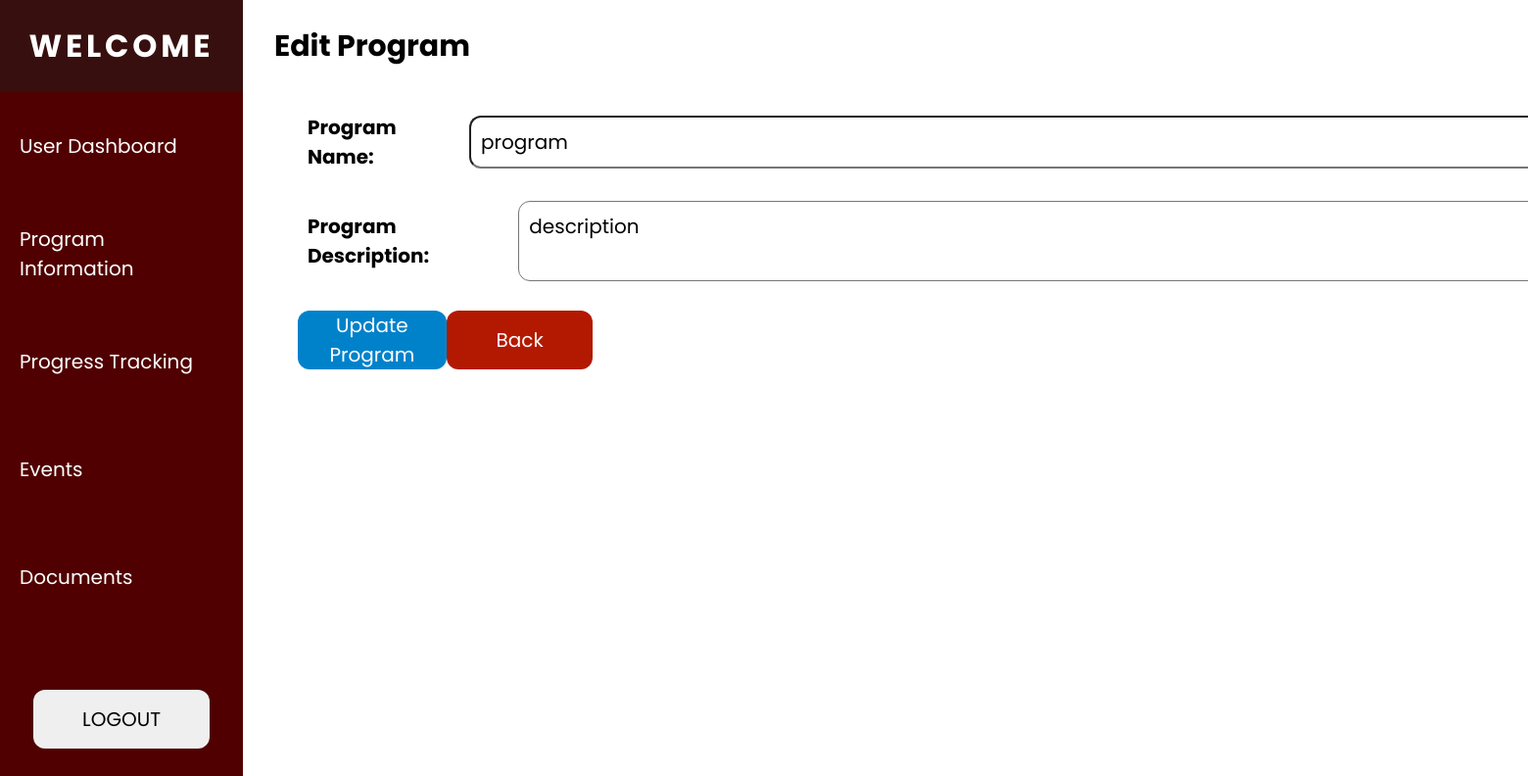
Page /pages/add_program.php?Program_Num=1 (signed in) on the earlier database version.
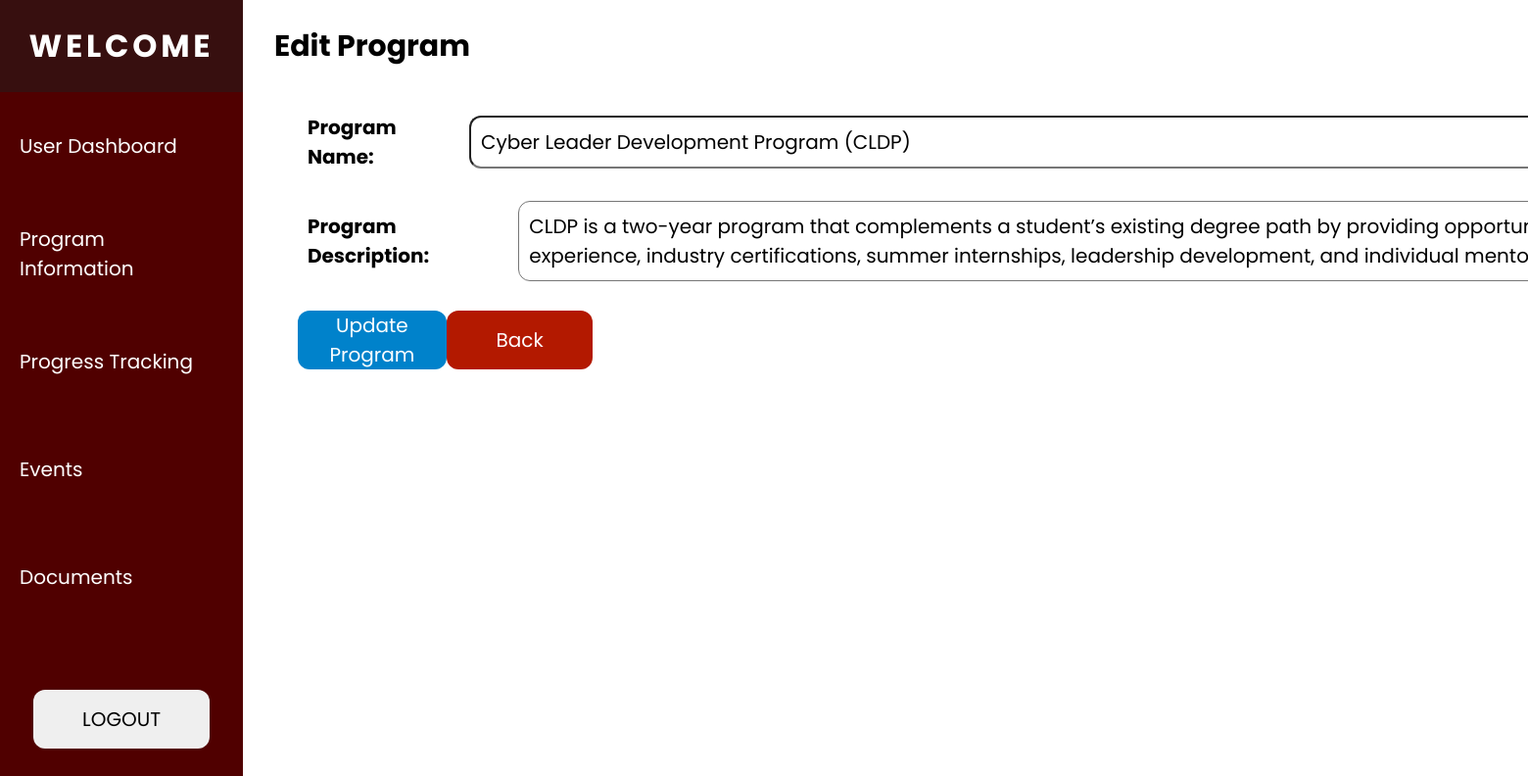
Same page on the later database version.
### tables this page shows
CREATE TABLE `programs` (
  `Program_Num` int(11) NOT NULL,
  `Name` varchar(255) NOT NULL,
  `Description` varchar(255) NOT NULL
);

### pages/add_program.php (the view, shortened to what this page needs)
<?php include '../assets/user_admin_header.php';
include '../assets/navbar.php';
include_once '../includes/dbh.inc.php';
$isEditMode = isset($_GET['Program_Num']);
$programName = '';
$programDescription = '';
if ($isEditMode) {
    $programNum = $_GET['Program_Num'];
    $stmt = $conn->prepare("SELECT Name, Description FROM Programs WHERE Program_Num = ?");
    $stmt->bind_param("i", $programNum);
    $stmt->execute();
    $result = $stmt->get_result();
    if ($result->num_rows > 0) {
        $row = $result->fetch_assoc();
        $programName = $row['Name'];
        $programDescription = $row['Description'];
    }
}
?>
<div class="main-container margin-left-280">
    <div class="header">
        <h2><?php echo $isEditMode ? 'Edit Program' : 'Add New Program'; ?></h2>
    </div>
    <form class="edit-form flex flex-col flex-start align-start" action="../includes/process_program.php" method="post">
        <div class="flex align-center margin-top-10 margin-bot-10">
            <label class="event-label text-black font-size-l pd-10 font-weight-bold" for="program-name">Program Name: </label>
            <input class="font-size-l border-radius-12 pd-20 width-1350px" id="program-name" type="text" placeholder="Program Name" name="program_name" value="<?php echo htmlspecialchars($programName); ?>" required>
        </div>
        <div class="flex align-center margin-top-10 margin-bot-10">
            <label class="event-label text-black font-size-l pd-10 font-weight-bold" for="program-desc">Program Description: </label>
            <textarea class="font-size-l border-radius-12 pd-20 width-1300px" id="program-desc" placeholder="Program Description" name="program_description" required><?php echo htmlspecialchars($programDescription); ?></textarea>
        </div>
        <div class="flex space-between width-24">
            <button type="submit" class="add-btn margin-top-20" name="submit-program"><?php echo $isEditMode ? 'Update Program' : 'Add Program'; ?></button>
            <a href="program_management.php" class="cancel-btn margin-top-20">Back</a>
        </div>
    </form>
</div>

Differences in the rows shown:
changed programs: program_name "program" → "Cyber Leader Development Program (CLDP)"; program_description "description" → "CLDP is a two-year program that complements a student’s existing degree path by providing opportunities for hands-on experience, industry certifications, summer internships, leadership development, and individual mentoring."
